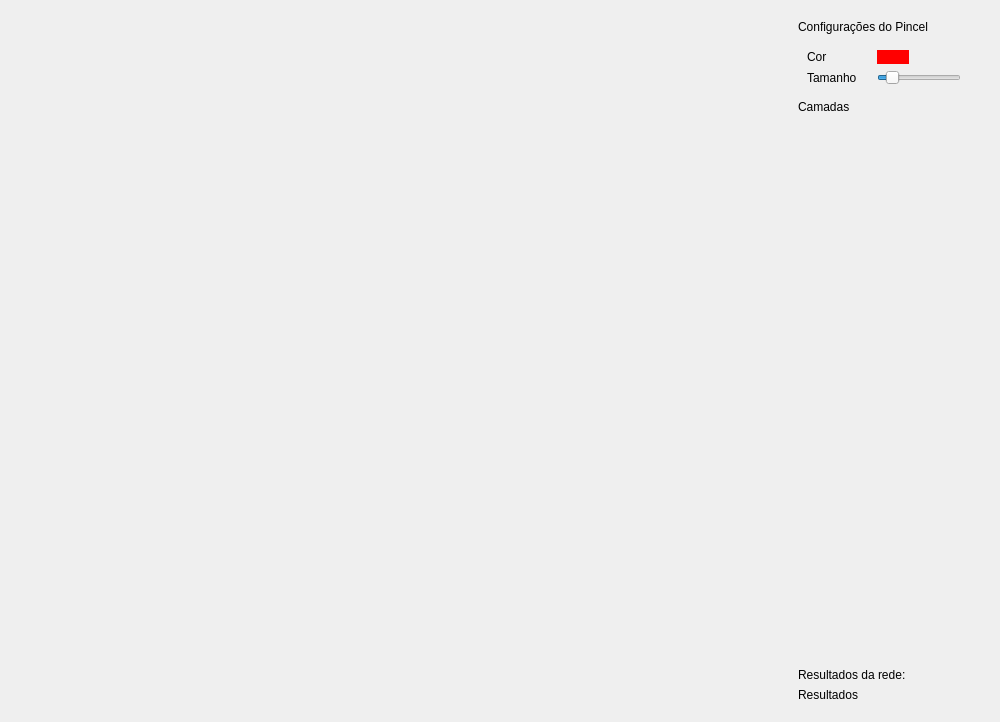
<?xml version="1.0" encoding="UTF-8"?>
<ui version="4.0">
 <class>Form</class>
 <widget class="QWidget" name="Form">
  <property name="geometry">
   <rect>
    <x>0</x>
    <y>0</y>
    <width>1000</width>
    <height>722</height>
   </rect>
  </property>
  <property name="windowTitle">
   <string>Form</string>
  </property>
  <layout class="QHBoxLayout" name="horizontalLayout">
   <item>
    <widget class="QWidget" name="viewport_widget" native="true">
     <layout class="QVBoxLayout" name="verticalLayout_2"/>
    </widget>
   </item>
   <item>
    <widget class="QWidget" name="widget" native="true">
     <property name="sizePolicy">
      <sizepolicy hsizetype="Fixed" vsizetype="Preferred">
       <horstretch>0</horstretch>
       <verstretch>0</verstretch>
      </sizepolicy>
     </property>
     <property name="minimumSize">
      <size>
       <width>200</width>
       <height>0</height>
      </size>
     </property>
     <layout class="QVBoxLayout" name="verticalLayout">
      <item>
       <widget class="QLabel" name="label_5">
        <property name="text">
         <string>Configurações do Pincel</string>
        </property>
       </widget>
      </item>
      <item>
       <widget class="QWidget" name="widget_2" native="true">
        <layout class="QFormLayout" name="formLayout">
         <property name="fieldGrowthPolicy">
          <enum>QFormLayout::FieldsStayAtSizeHint</enum>
         </property>
         <property name="horizontalSpacing">
          <number>20</number>
         </property>
         <property name="verticalSpacing">
          <number>-1</number>
         </property>
         <property name="topMargin">
          <number>10</number>
         </property>
         <item row="0" column="0">
          <widget class="QLabel" name="label_3">
           <property name="text">
            <string>Cor</string>
           </property>
          </widget>
         </item>
         <item row="0" column="1">
          <widget class="QPushButton" name="color_BTN">
           <property name="sizePolicy">
            <sizepolicy hsizetype="Expanding" vsizetype="Fixed">
             <horstretch>0</horstretch>
             <verstretch>0</verstretch>
            </sizepolicy>
           </property>
           <property name="styleSheet">
            <string notr="true">QPushButton {
	            background-color: red;
	            border-style: none;
	            min-width: 3em;
	            height: 3em;
	            border-radius: 10px;
            }</string>
           </property>
           <property name="text">
            <string/>
           </property>
          </widget>
         </item>
         <item row="1" column="0">
          <widget class="QLabel" name="label_2">
           <property name="text">
            <string>Tamanho</string>
           </property>
          </widget>
         </item>
         <item row="1" column="1">
          <widget class="QSlider" name="size_SLD">
           <property name="minimum">
            <number>1</number>
           </property>
           <property name="maximum">
            <number>250</number>
           </property>
           <property name="value">
            <number>30</number>
           </property>
           <property name="orientation">
            <enum>Qt::Horizontal</enum>
           </property>
          </widget>
         </item>
        </layout>
       </widget>
      </item>
      <item>
       <widget class="QLabel" name="label">
        <property name="text">
         <string>Camadas</string>
        </property>
       </widget>
      </item>
      <item>
       <widget class="QWidget" name="layers_widget" native="true">
        <property name="sizePolicy">
         <sizepolicy hsizetype="Preferred" vsizetype="Expanding">
          <horstretch>0</horstretch>
          <verstretch>0</verstretch>
         </sizepolicy>
        </property>
        <layout class="QVBoxLayout" name="verticalLayout_6"/>
       </widget>
      </item>
      <item>
       <widget class="QLabel" name="HPN">
        <property name="text">
         <string>Resultados da rede:</string>
        </property>
       </widget>
      </item>
      <item>
       <widget class="QLabel" name="results">
        <property name="text">
         <string>Resultados</string>
        </property>
       </widget>
      </item>
     </layout>
    </widget>
   </item>
  </layout>
 </widget>
 <resources/>
 <connections/>
</ui>
